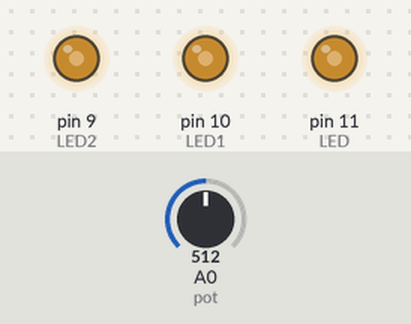
Bench run of a sketch on a simulated Arduino Uno, built with avr-gcc and run on an emulated ATmega328P. Parts: output pins drawn as LEDs (lit = HIGH). The inputs (shaded band) are chosen by the test bench; at power-on: A0 (pot) = 512.

Above: at 1.2 s.
1.3 s: A0 (pot) set to 716
At 2.4 s:
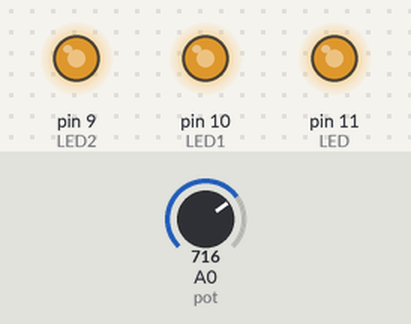
2.8 s: A0 (pot) set to 900
At 3.5 s:
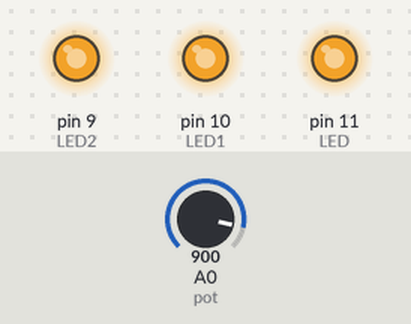
4.3 s: A0 (pot) set to 122
At 4.7 s:
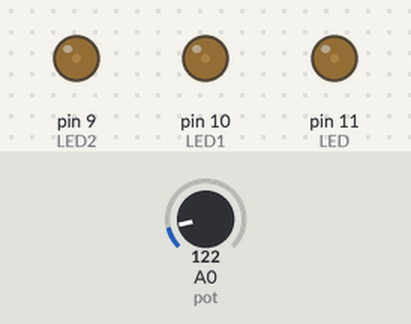
5.8 s: A0 (pot) set to 0
At 7.0 s:
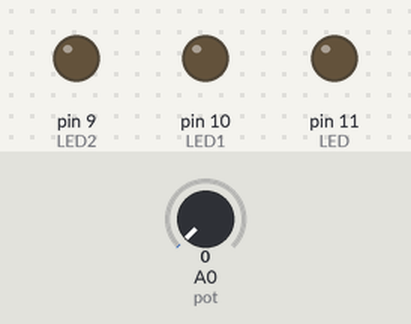
Timing chart, 0 to 8.3 s (numbered marks = the images above; inputs shaded):
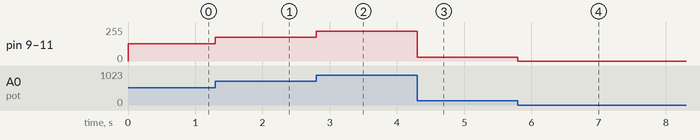

The sketch:

LedPotensio.ino
```cpp
int LED=11;
int LED1=10;
int LED2=9;
int pot=A0;
int data;

void setup(){
pinMode(LED,OUTPUT);
pinMode(LED1,OUTPUT);
pinMode(LED2,OUTPUT);
pinMode(pot,INPUT);
}

void loop(){
data=analogRead(pot);
data=data/4;
analogWrite(LED,data);
analogWrite(LED1,data);
analogWrite(LED2,data);

}
```

Measured:
- after the input at 1.3 s, pin 9 (LED2), pin 10 (LED1), pin 11 (LED): 128/255 → 179/255 at once
- after the input at 2.8 s, pin 9 (LED2), pin 10 (LED1), pin 11 (LED): 179/255 → 225/255 at once
- after the input at 4.3 s, pin 9 (LED2), pin 10 (LED1), pin 11 (LED): 225/255 → 30/255 at once
- after the input at 5.8 s, pin 9 (LED2), pin 10 (LED1), pin 11 (LED): 30/255 → 0/255 at once
